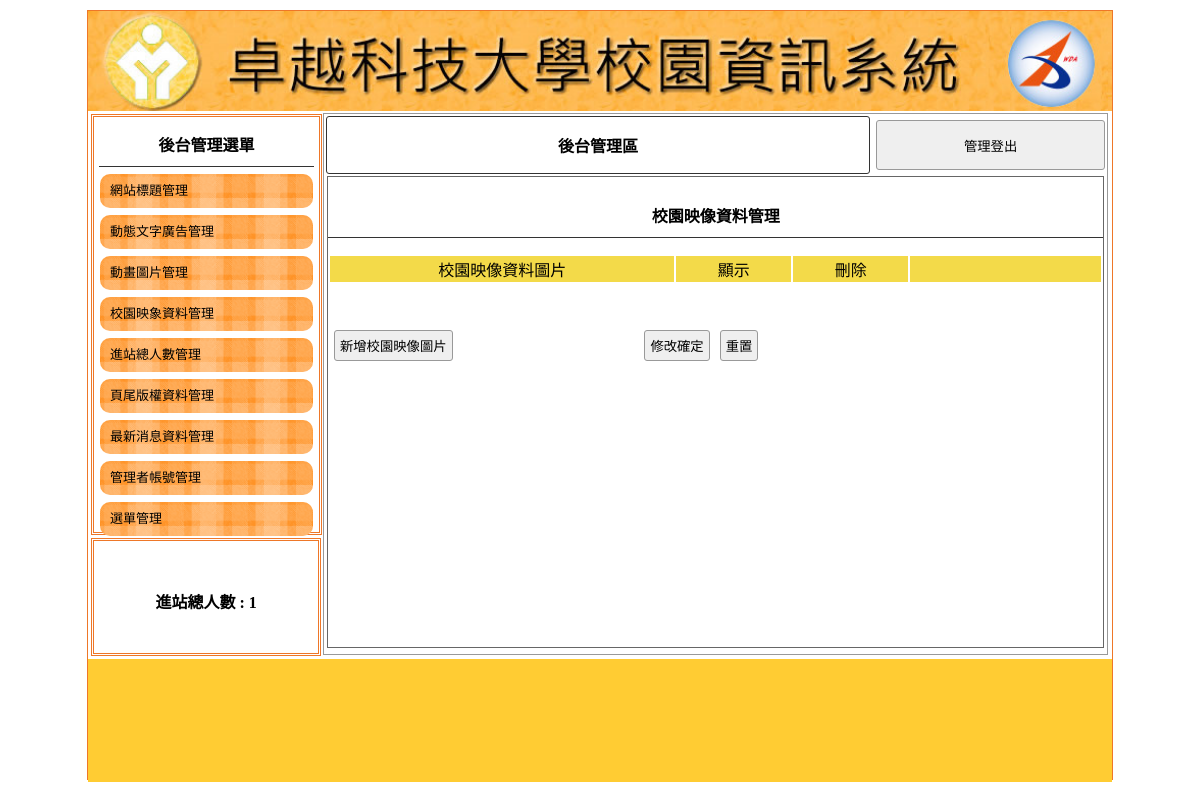
The page /admin.php?do=image on the database as committed earlier.
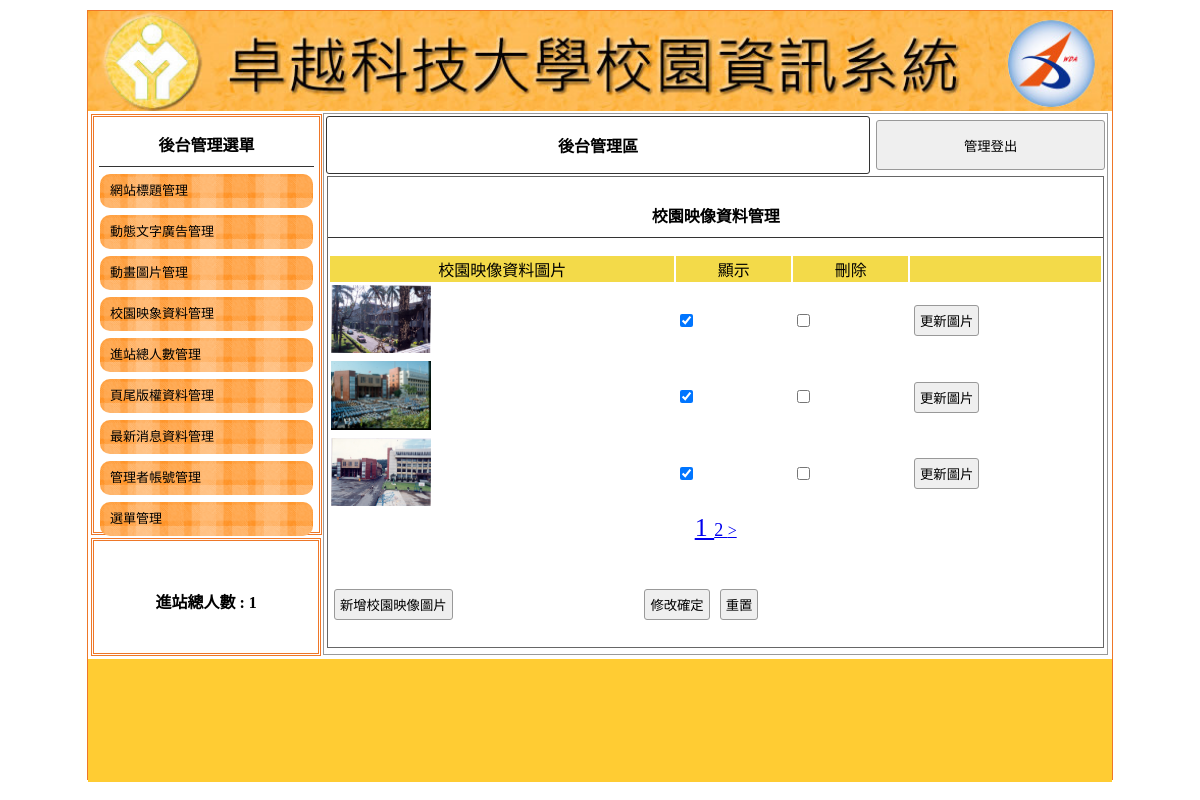
The same page on the database as committed later.
### tables this page shows
CREATE TABLE `image` (
  `id` int(11) NOT NULL,
  `text` text NOT NULL,
  `img` text NOT NULL,
  `sh` int(1) NOT NULL DEFAULT 1
);

### api/db.php (called while the page is built, shortened)
<?php
class db{
    protected $table;
    protected   $pdo;
    protected   $dsn="mysql:host=localhost;charset=utf8;dbname=db03_z01l2;";
    public function __construct($table) {
        $this->table = $table;
        $this->pdo=new pdo($this->dsn,'root','');
    }
    function fetchAll($sql){
        return $this->pdo->query($sql)->fetchAll(PDO::FETCH_ASSOC);
    }
    function a2s($array){
        $tmp=[];
        foreach ($array as $key => $val) {
            $tmp[]="`$key`='$val'";
        }
        return $tmp;
    }
    function all(...$array){
        $sql = " SELECT * FROM $this->table ";
        if(!empty($array[0])){
            if(is_array($array[0])){
                $where= $this->a2s($array[0]);
                $sql .= " where ".join(" && ",$where);
            }else{
                $sql .= $array[0];
            }
        }if(!empty($array[1])){
            $sql .= $array[1];
        }
        return $this->fetchAll($sql);
    }
    function count(...$array){
        $sql = " SELECT count(*) FROM $this->table ";
        return $this->pdo->query($sql)->fetchColumn();
    }
}

### back/image.php (the view, shortened to what this page needs)
<div style="width:99%; height:87%; margin:auto; overflow:auto; border:#666 1px solid;">
    <p class="t cent botli">校園映像資料管理</p>
    <form method="post" action="./api/edit.php">
        <table width="100%">
            <tbody>
                <tr class="yel">
                    <td width="45%">校園映像資料圖片</td>
                    <td width="15%">顯示</td>
                    <td width="15%">刪除</td>
                    <td></td>
                </tr>
                <?php
                $table=$_GET['do'];
                $db=ucfirst($table);
                $total=$$db->count();
                $div=3;
                $now=$_GET['p']??1;
                $pages=ceil($total/$div);
                $start=($now-1)*$div;
                $rows=$$db->all(" limit $start,$div ");
                ?>
                <?php
                foreach ($rows as $row) :
                ?>
                <tr class="">
                    <td width="45%">
                        <img src="./upload/<?=$row['img'];?>" style="width: 100px;">
                    </td>
                    <td width="15%">
                        <input type="checkbox" name="sh[]" value="<?=$row['id'];?>" <?=($row['sh']==1)?'checked':'';?>>
                    </td>
                    <td width="15%">
                        <input type="checkbox" name="del[]" value="<?=$row['id'];?>">
                    </td>
                    <td>
                    <input type="button" onclick="op('#cover','#cvr','./modal/update_<?=$do;?>.php?table=<?=$do?>&id=<?=$row['id'];?>')"
                    value="更新圖片">
                    </td>
                </tr>
                <?php
                endforeach ;
                ?>
            </tbody>
        </table>
        <div class="cent" >
            <?php
            for ($i=1; $i<=$pages; $i++) {
                $size=($now==$i)?'26px':'18px';
                echo "<a href='?do=table&p=$i' style='font-size: $size;'> $i </a>";
            }
            if($now+1<=$pages){
                echo "<a href='?do=table&p=".($now+1)."'> > </a>";
            }
            ?>
        </div>
        <table style="margin-top:40px; width:70%;">
            <tbody>
                <tr>
                    <td width="200px">
                        <input type="button" onclick="op('#cover','#cvr','./modal/<?=$do?>.php?table=<?=$do?>')"
                            value="新增校園映像圖片">
                    </td>
                    <td class="cent">
                        <input type="submit" value="修改確定">
                        <input type="reset" value="重置">
                    </td>
                </tr>
            </tbody>
        </table>
    </form>
</div>

Rows that differ between the two databases and show on the page:
added image: img (picture), sh "☑"
added image: img (picture), sh "☑"
added image: img (picture), sh "☑"
Other text that changed with them:
new list line: "1"
new list line: "2"
